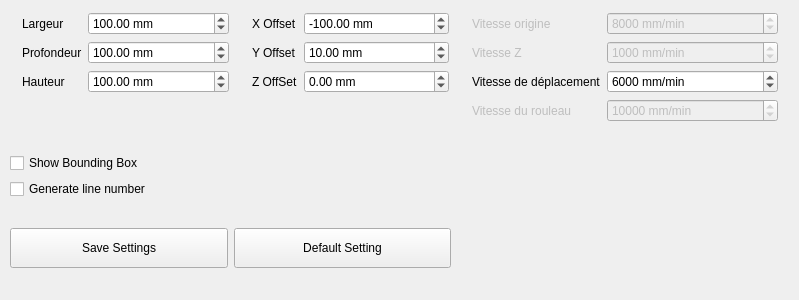
      <widget class="QWidget" name="parameterTab">
       <attribute name="icon">
        <iconset resource="../ressource.qrc">
         <normaloff>:/assets/assets/settings.png</normaloff>:/assets/assets/settings.png</iconset>
       </attribute>
       <attribute name="title">
        <string>Paramètre</string>
       </attribute>
       <widget class="QWidget" name="formLayoutWidget">
        <property name="geometry">
         <rect>
          <x>10</x>
          <y>0</y>
          <width>231</width>
          <height>128</height>
         </rect>
        </property>
        <layout class="QFormLayout" name="formLayout">
         <property name="leftMargin">
          <number>12</number>
         </property>
         <property name="topMargin">
          <number>12</number>
         </property>
         <property name="rightMargin">
          <number>12</number>
         </property>
         <property name="bottomMargin">
          <number>12</number>
         </property>
         <item row="0" column="0">
          <widget class="QLabel" name="label_7">
           <property name="text">
            <string>Largeur</string>
           </property>
          </widget>
         </item>
         <item row="0" column="1">
          <widget class="QDoubleSpinBox" name="widthSpinBox">
           <property name="suffix">
            <string> mm</string>
           </property>
           <property name="maximum">
            <double>5000.000000000000000</double>
           </property>
           <property name="value">
            <double>100.000000000000000</double>
           </property>
          </widget>
         </item>
         <item row="1" column="0">
          <widget class="QLabel" name="label_8">
           <property name="text">
            <string>Profondeur</string>
           </property>
          </widget>
         </item>
         <item row="1" column="1">
          <widget class="QDoubleSpinBox" name="depthSpinBox">
           <property name="suffix">
            <string> mm</string>
           </property>
           <property name="maximum">
            <double>5000.000000000000000</double>
           </property>
           <property name="value">
            <double>100.000000000000000</double>
           </property>
          </widget>
         </item>
         <item row="2" column="0">
          <widget class="QLabel" name="label_9">
           <property name="text">
            <string>Hauteur</string>
           </property>
          </widget>
         </item>
         <item row="2" column="1">
          <widget class="QDoubleSpinBox" name="heightSpinBox">
           <property name="suffix">
            <string> mm</string>
           </property>
           <property name="maximum">
            <double>5000.000000000000000</double>
           </property>
           <property name="value">
            <double>100.000000000000000</double>
           </property>
          </widget>
         </item>
        </layout>
       </widget>
       <widget class="QWidget" name="formLayoutWidget_2">
        <property name="geometry">
         <rect>
          <x>240</x>
          <y>0</y>
          <width>221</width>
          <height>128</height>
         </rect>
        </property>
        <layout class="QFormLayout" name="formLayout_2">
         <property name="leftMargin">
          <number>12</number>
         </property>
         <property name="topMargin">
          <number>12</number>
         </property>
         <property name="rightMargin">
          <number>12</number>
         </property>
         <property name="bottomMargin">
          <number>12</number>
         </property>
         <item row="0" column="0">
          <widget class="QLabel" name="label_10">
           <property name="text">
            <string>X Offset</string>
           </property>
          </widget>
         </item>
         <item row="0" column="1">
          <widget class="QDoubleSpinBox" name="X_OffsetSpinBox">
           <property name="suffix">
            <string> mm</string>
           </property>
           <property name="minimum">
            <double>-5000.000000000000000</double>
           </property>
           <property name="maximum">
            <double>5000.000000000000000</double>
           </property>
           <property name="value">
            <double>-100.000000000000000</double>
           </property>
          </widget>
         </item>
         <item row="1" column="0">
          <widget class="QLabel" name="label_11">
           <property name="text">
            <string>Y Offset</string>
           </property>
          </widget>
         </item>
         <item row="1" column="1">
          <widget class="QDoubleSpinBox" name="Y_OffsetSpinBox">
           <property name="suffix">
            <string> mm</string>
           </property>
           <property name="minimum">
            <double>-5000.000000000000000</double>
           </property>
           <property name="maximum">
            <double>5000.000000000000000</double>
           </property>
           <property name="value">
            <double>10.000000000000000</double>
           </property>
          </widget>
         </item>
         <item row="2" column="0">
          <widget class="QLabel" name="label_12">
           <property name="text">
            <string>Z OffSet</string>
           </property>
          </widget>
         </item>
         <item row="2" column="1">
          <widget class="QDoubleSpinBox" name="Z_OffsetSpinBox">
           <property name="suffix">
            <string> mm</string>
           </property>
           <property name="minimum">
            <double>-5000.000000000000000</double>
           </property>
           <property name="maximum">
            <double>5000.000000000000000</double>
           </property>
           <property name="value">
            <double>0.000000000000000</double>
           </property>
          </widget>
         </item>
        </layout>
       </widget>
       <widget class="QWidget" name="formLayoutWidget_3">
        <property name="geometry">
         <rect>
          <x>460</x>
          <y>0</y>
          <width>330</width>
          <height>146</height>
         </rect>
        </property>
        <layout class="QFormLayout" name="formLayout_3">
         <property name="leftMargin">
          <number>12</number>
         </property>
         <property name="topMargin">
          <number>12</number>
         </property>
         <property name="rightMargin">
          <number>12</number>
         </property>
         <property name="bottomMargin">
          <number>12</number>
         </property>
         <item row="0" column="0">
          <widget class="QLabel" name="label_14">
           <property name="enabled">
            <bool>false</bool>
           </property>
           <property name="text">
            <string>Vitesse origine</string>
           </property>
          </widget>
         </item>
         <item row="0" column="1">
          <widget class="QDoubleSpinBox" name="homingSpeedSpinBox">
           <property name="enabled">
            <bool>false</bool>
           </property>
           <property name="suffix">
            <string> mm/min</string>
           </property>
           <property name="decimals">
            <number>0</number>
           </property>
           <property name="minimum">
            <double>0.000000000000000</double>
           </property>
           <property name="maximum">
            <double>9999999.000000000000000</double>
           </property>
           <property name="singleStep">
            <double>100.000000000000000</double>
           </property>
           <property name="value">
            <double>8000.000000000000000</double>
           </property>
          </widget>
         </item>
         <item row="2" column="0">
          <widget class="QLabel" name="label_15">
           <property name="text">
            <string>Vitesse de déplacement</string>
           </property>
          </widget>
         </item>
         <item row="2" column="1">
          <widget class="QDoubleSpinBox" name="horizontalSpeedSpinBox">
           <property name="suffix">
            <string> mm/min</string>
           </property>
           <property name="decimals">
            <number>0</number>
           </property>
           <property name="minimum">
            <double>0.000000000000000</double>
           </property>
           <property name="maximum">
            <double>999999.000000000000000</double>
           </property>
           <property name="singleStep">
            <double>100.000000000000000</double>
           </property>
           <property name="value">
            <double>6000.000000000000000</double>
           </property>
          </widget>
         </item>
         <item row="3" column="0">
          <widget class="QLabel" name="label_16">
           <property name="enabled">
            <bool>false</bool>
           </property>
           <property name="text">
            <string>Vitesse du rouleau</string>
           </property>
          </widget>
         </item>
         <item row="3" column="1">
          <widget class="QDoubleSpinBox" name="rollSpeedSpinBox">
           <property name="enabled">
            <bool>false</bool>
           </property>
           <property name="suffix">
            <string> mm/min</string>
           </property>
           <property name="decimals">
            <number>0</number>
           </property>
           <property name="minimum">
            <double>0.000000000000000</double>
           </property>
           <property name="maximum">
            <double>9999999.000000000000000</double>
           </property>
           <property name="singleStep">
            <double>100.000000000000000</double>
           </property>
           <property name="value">
            <double>10000.000000000000000</double>
           </property>
          </widget>
         </item>
         <item row="1" column="0">
          <widget class="QLabel" name="label_17">
           <property name="enabled">
            <bool>false</bool>
           </property>
           <property name="text">
            <string>Vitesse Z</string>
           </property>
          </widget>
         </item>
         <item row="1" column="1">
          <widget class="QSpinBox" name="verticalSpeedSpinBox">
           <property name="enabled">
            <bool>false</bool>
           </property>
           <property name="suffix">
            <string> mm/min</string>
           </property>
           <property name="maximum">
            <number>10000</number>
           </property>
           <property name="singleStep">
            <number>100</number>
           </property>
           <property name="value">
            <number>1000</number>
           </property>
          </widget>
         </item>
        </layout>
       </widget>
       <widget class="QWidget" name="layoutWidget">
        <property name="geometry">
         <rect>
          <x>10</x>
          <y>130</y>
          <width>441</width>
          <height>161</height>
         </rect>
        </property>
        <layout class="QVBoxLayout" name="verticalLayout_11">
         <item>
          <layout class="QVBoxLayout" name="verticalLayout_10">
           <item>
            <widget class="QCheckBox" name="actionBoundaries">
             <property name="text">
              <string>Show Bounding Box</string>
             </property>
             <property name="checked">
              <bool>false</bool>
             </property>
             <property name="tristate">
              <bool>false</bool>
             </property>
            </widget>
           </item>
           <item>
            <widget class="QCheckBox" name="checkBoxGenerateLineNumber">
             <property name="text">
              <string>Generate line number</string>
             </property>
             <property name="checked">
              <bool>false</bool>
             </property>
            </widget>
           </item>
          </layout>
         </item>
         <item>
          <layout class="QHBoxLayout" name="horizontalLayout_10">
           <item>
            <widget class="QPushButton" name="saveSetting">
             <property name="minimumSize">
              <size>
               <width>0</width>
               <height>40</height>
              </size>
             </property>
             <property name="text">
              <string>Save Settings</string>
             </property>
             <property name="iconSize">
              <size>
               <width>32</width>
               <height>32</height>
              </size>
             </property>
             <property name="flat">
              <bool>false</bool>
             </property>
            </widget>
           </item>
           <item>
            <widget class="QPushButton" name="defaultSetting">
             <property name="minimumSize">
              <size>
               <width>0</width>
               <height>40</height>
              </size>
             </property>
             <property name="text">
              <string>Default Setting</string>
             </property>
            </widget>
           </item>
          </layout>
         </item>
        </layout>
       </widget>
      </widget>
